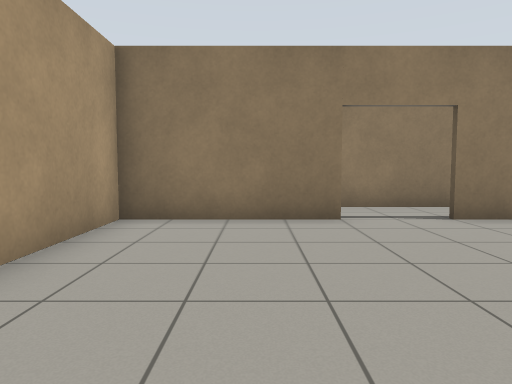
View 1 (above)

18 first-person views from a walk through a Gazebo world. The camera is 0.94 m above the floor, tilts 4° down and sees 70° across. The floor is counted in squares, 1 m on a side. Each view is taken from the middle of a square. On the plan, view 1 faces up. The plan holds only what a view shows up to about 13 squares ahead; the rest is blank.

View 2
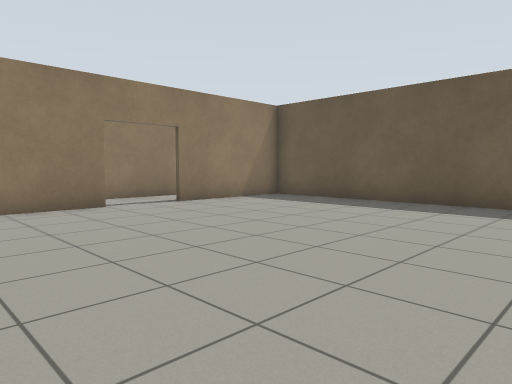

View 3
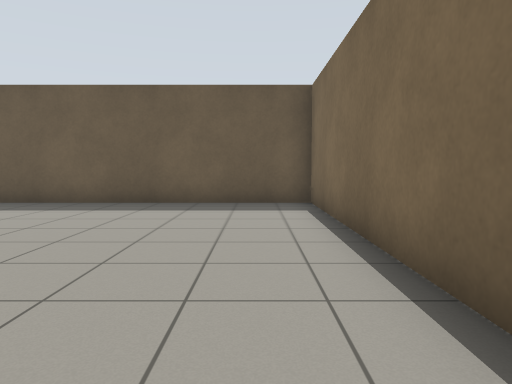

View 4
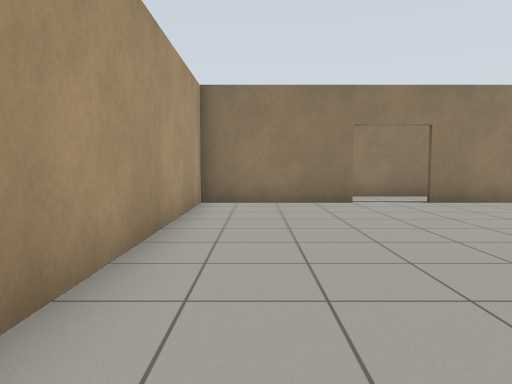

View 5
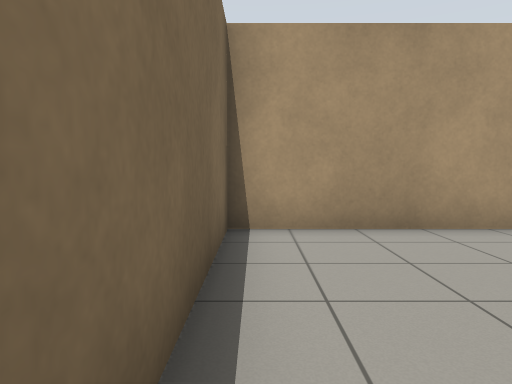

View 6
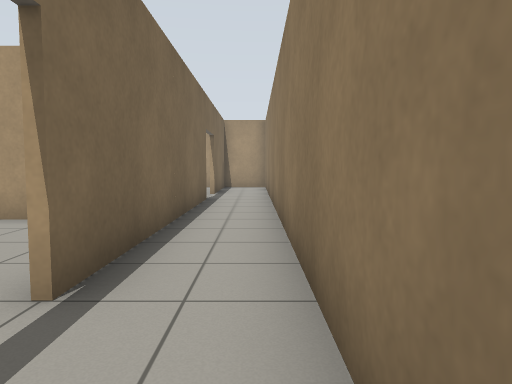

View 7
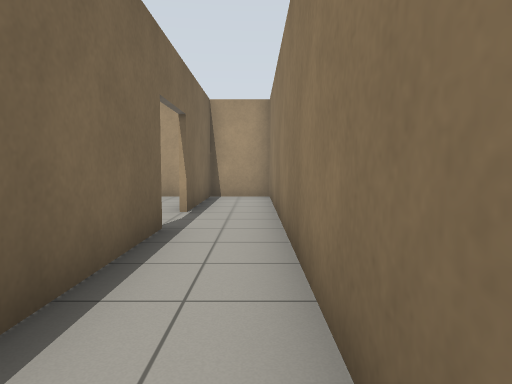

View 8
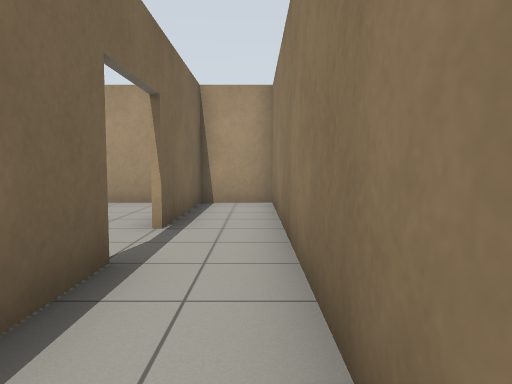

View 9
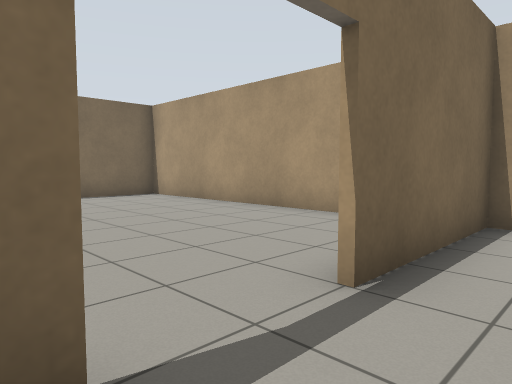

View 10
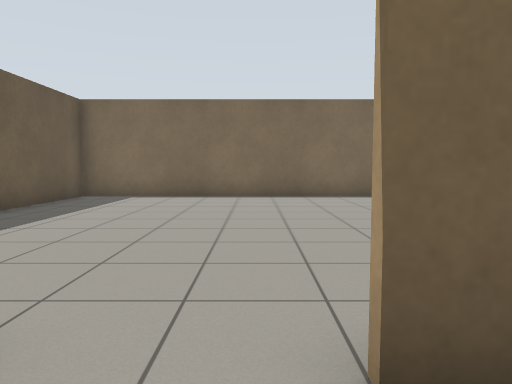

View 11
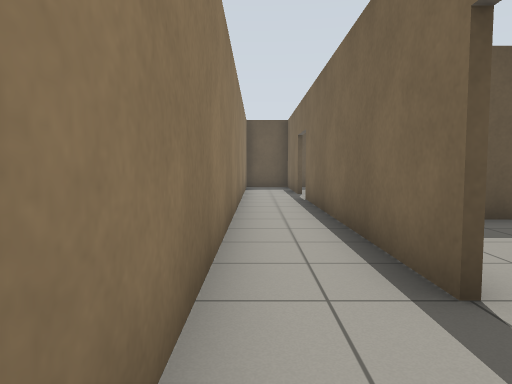

View 12
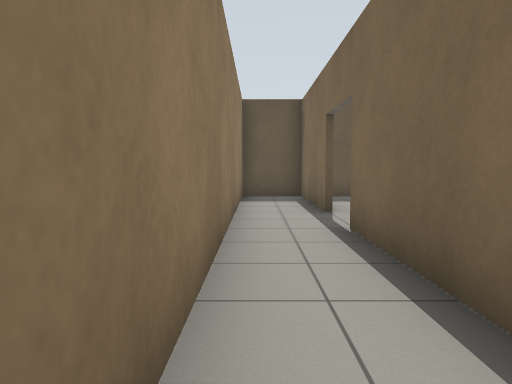

View 13
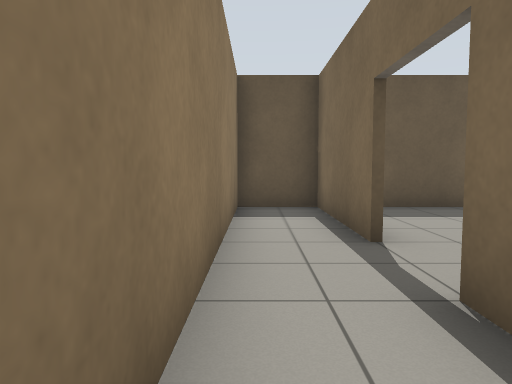

View 14
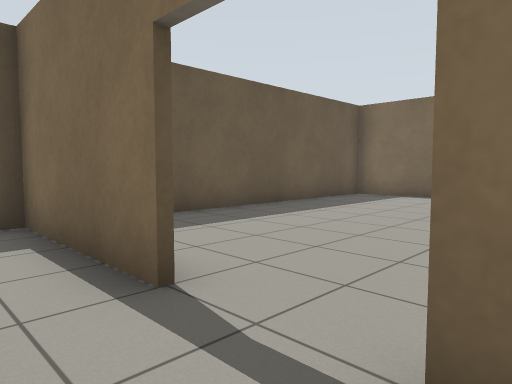

View 15
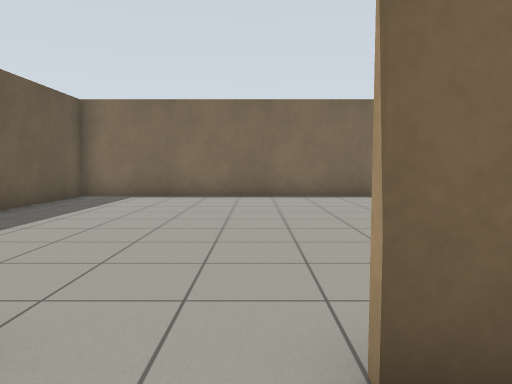

View 16
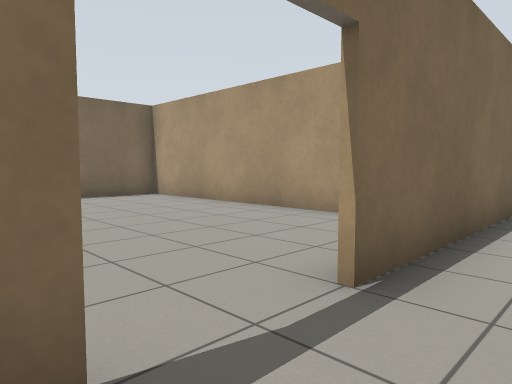

View 17
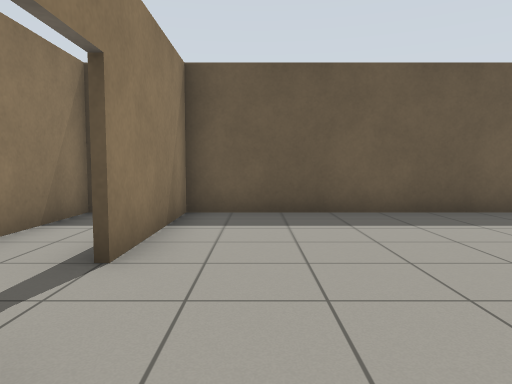

View 18
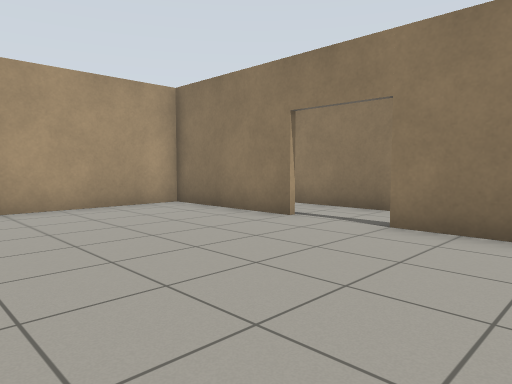

### Floor plan
Points are (right, up) in squares from view 1. A wall is a line through its corners. A room is listed if a view was taken in it or the views show most of it. See-through windows are left out.
Room 1 (views 1, 2, 3, 4, 5)
walls: (1.6, 6.4) (-2.4, 6.4) (-2.4, -3.5); (-3, -3.4) (7, -3.4); (7.4, -3.5) (7.4, 6.4) (3.5, 6.4)
ways out: open door at (2.5, 6.5) to room 2
Room 2 (views 6, 7, 8, 9, 10, 11, 12, 13, 14, 15, 16)
walls: (3.5, 6.6) (11.5, 6.6); (-6.6, 6.6) (1.5, 6.6); (13.4, 6.6) (17.5, 6.6); (-12.5, 6.6) (-8.5, 6.6); (17.4, 6.9) (17.4, 8.4) (-12.4, 8.4) (-12.4, 6.9)
ways out: open door at (2.5, 6.5) to room 1; open door at (12.5, 6.5) to room 3; open door at (-7.5, 6.5) to room 4
Room 3 (view 17)
walls: (7.6, 4) (7.6, -3.5); (7, -3.4) (17.4, -3.4) (17.4, 6.9); (17.5, 6.4) (13.5, 6.4)
ways out: open door at (12.5, 6.5) to room 2
Room 4 (view 18)
walls: (-8.4, 6.4) (-12.5, 6.4); (-4.9, 6.4) (-6.5, 6.4); (-2.6, -3.5) (-2.6, 0.4); (-12.4, 6.9) (-12.4, -3.4) (-3, -3.4)
ways out: open door at (-7.5, 6.5) to room 2

Where each view was taken, in squares from view 1:
view 1: 0 up, 0 right, facing up
view 2: 2 down, 2 left, facing up-right
view 3: 2 down, 2 left, facing right
view 4: 3 down, 1 left, facing up
view 5: 3 down, 3 right, facing left
view 6: 8 up, 4 right, facing left
view 7: 8 up, 1 left, facing left
view 8: 8 up, 3 left, facing left
view 9: 8 up, 6 left, facing down-left
view 10: 8 up, 8 left, facing down
view 11: 8 up, 1 right, facing right
view 12: 8 up, 6 right, facing right
view 13: 8 up, 9 right, facing right
view 14: 8 up, 11 right, facing down-right
view 15: 8 up, 12 right, facing down
view 16: 8 up, 14 right, facing down-left
view 17: 5 up, 10 right, facing right
view 18: 1 up, 4 left, facing up-left
